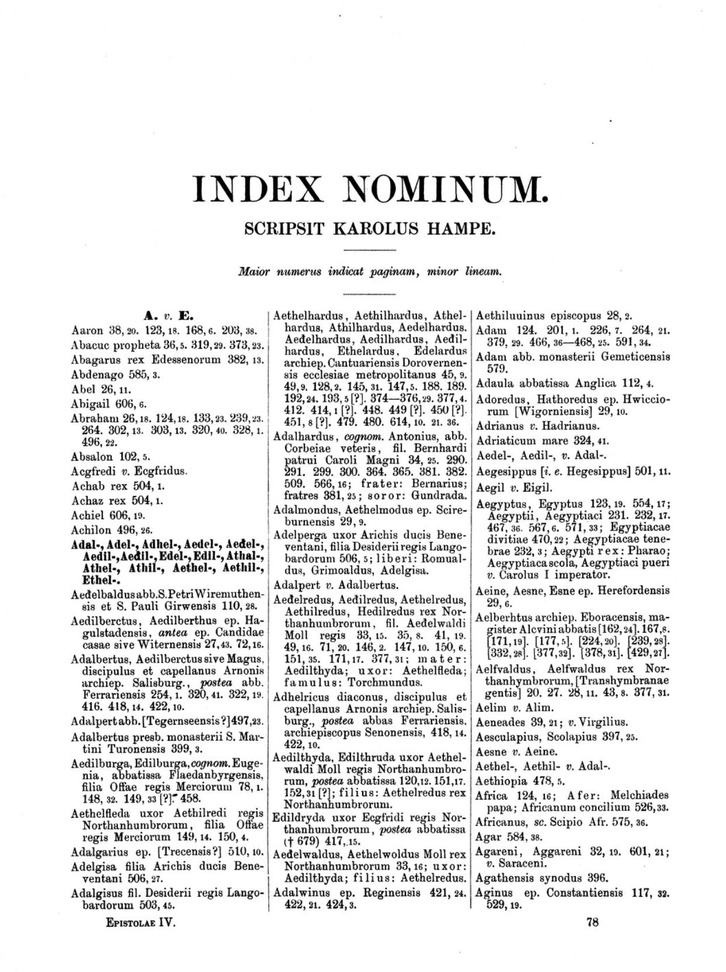
#> input picture data/index_image.JPG, 726 x 972 px, shrunk from 1243 x 1664 before the run
$ python -i model.py   (imports and definitions only)
#> lines starting #> are read from the running program, lines starting #| are printed output that depends on the picture; after the words box and inside, x2 and y2 are one past the last pixel; in counts of white or black regions, pixels touching at a corner belong together
import pytesseract
import cv2
from matplotlib import pyplot as plt
# import os

def RecognizeText(image_path):
#> called with image_path = '../data/index_image.JPG'
    image = cv2.imread(image_path)
#> image is the input picture: shape (972, 726, 3); min 0, max 255, mean 232.5
    base_image = image.copy()

    gray = cv2.cvtColor(image, cv2.COLOR_BGR2GRAY)

    blur = cv2.GaussianBlur(gray, (7,7), 0)
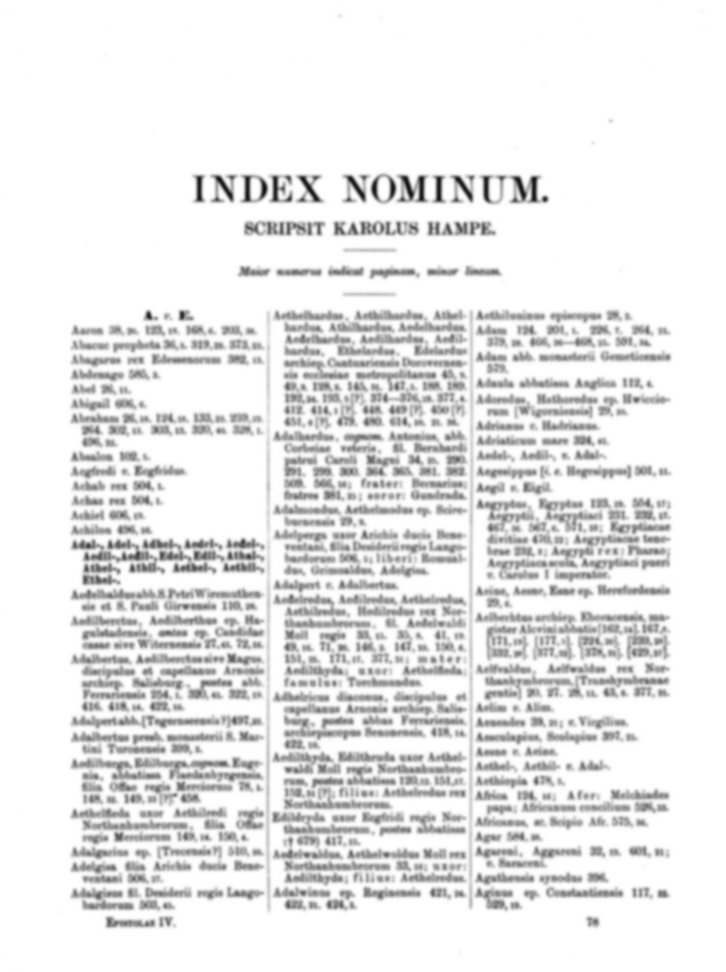
#> blur: shape (972, 726); min 16, max 255, mean 232.6

    thresh = cv2.threshold(blur, 0, 255, cv2.THRESH_BINARY_INV + cv2.THRESH_OTSU)[1]
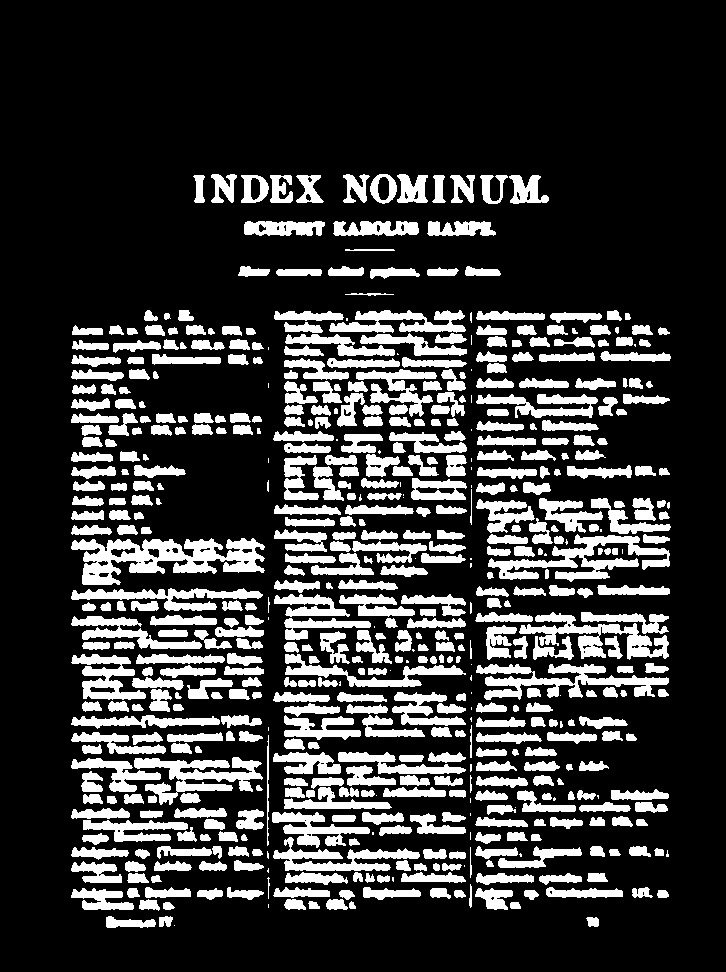
#> thresh: shape (972, 726); 21.5% white; 580 white regions (60 under 20 px), largest, box (x1, y1, x2, y2) and area: (71, 538, 265, 585) 4744, (488, 534, 670, 582) 3135, (476, 664, 669, 700) 2890

    kernel = cv2.getStructuringElement(cv2.MORPH_RECT, (3, 13))
    dilate = cv2.dilate(thresh, kernel, iterations=1)
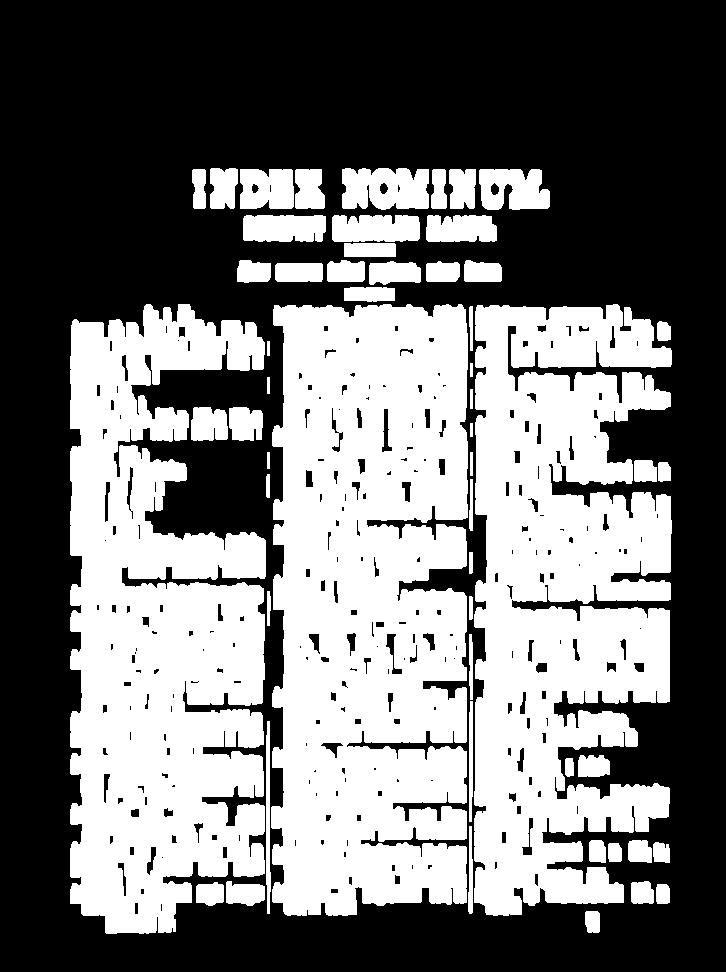
#> dilate: shape (972, 726); 45.1% white; 55 white regions

    cnts = cv2.findContours(dilate, cv2.RETR_EXTERNAL, cv2.CHAIN_APPROX_SIMPLE)
#> cnts = 55 contours; largest, box (x1, y1, x2, y2) and area: (271, 304, 468, 916) 106866, (474, 304, 672, 916) 89226, (70, 304, 266, 934) 89196, (342, 168, 429, 210) 3086, (479, 169, 550, 210) 2270
    cnts = cnts[0] if len(cnts) == 2 else cnts[1]
    cnts = sorted(cnts, key=lambda x: cv2.boundingRect(x)[0])

    results = []
    for c in cnts:
        x, y, w, h = cv2.boundingRect(c)
        if h > 200 and w > 20:
            roi = image[y:y+h, x:x+w]
            cv2.rectangle(image, (x, y), (x+w, y+h), (38, 255, 12), 2)
            ocr_res = pytesseract.image_to_string(roi)
            ocr_res = ocr_res.split("\n")
            for i in ocr_res:
                results.append(i)
#> this loop made 1 pass
#> (x, y, w, h) on pass 1: (70, 304, 196, 630)
#> pass 1, in RecognizeText, `roi = image[y:y+h, x:x+w]`:
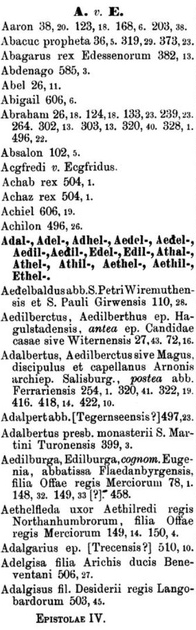
#> roi: shape (630, 196, 3); min 0, max 255, mean 217.1
#> after the loop:
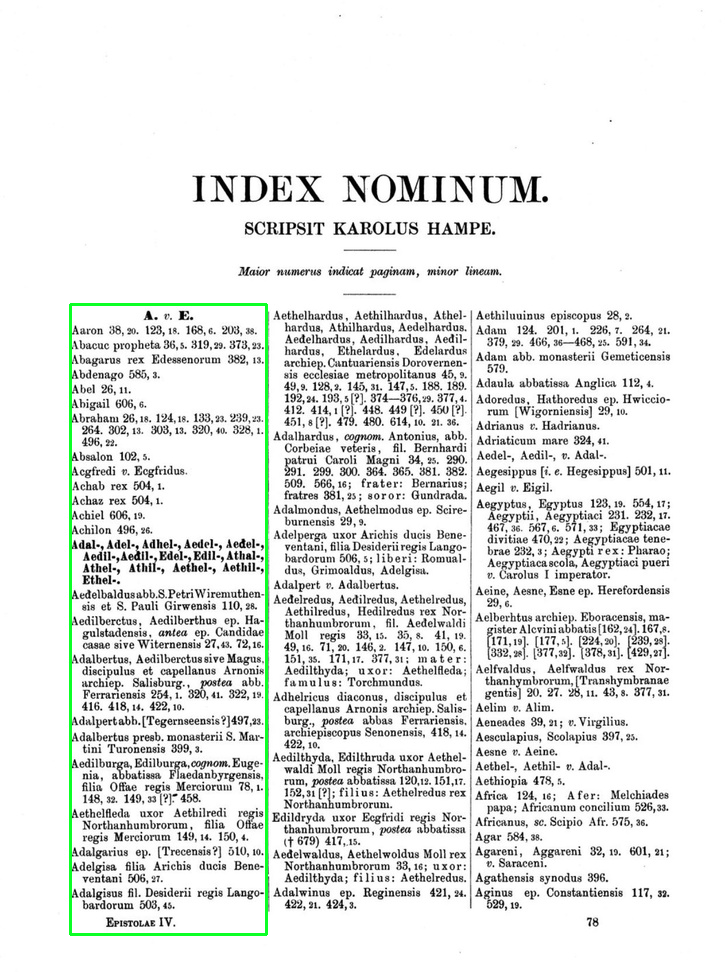
#> image: shape (972, 726, 3); 0.7% of pixels changed, all inside (x1, y1, x2, y2) = (69, 303, 268, 936)
#> after the loop:
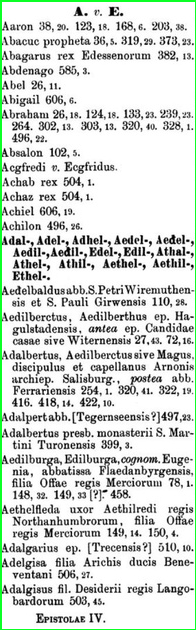
#> roi: shape (630, 196, 3); 2% of pixels changed, all inside (x1, y1, x2, y2) = (0, 0, 196, 630)
#> after the loop, results = []

    names = []
    for i in results:
        i = i.strip().replace("\n", "")
        i = i.split(" ")[0]
        if len(i) > 2:
            try:
                i = int(i[0])
            except ValueError:
                names.append(''.join(huruf for huruf in i if huruf.isalnum()))

    return sorted(names)

#> (the run stopped early here; a loop or call above may not have finished)

$ run again, on data/list-of-names.jpg
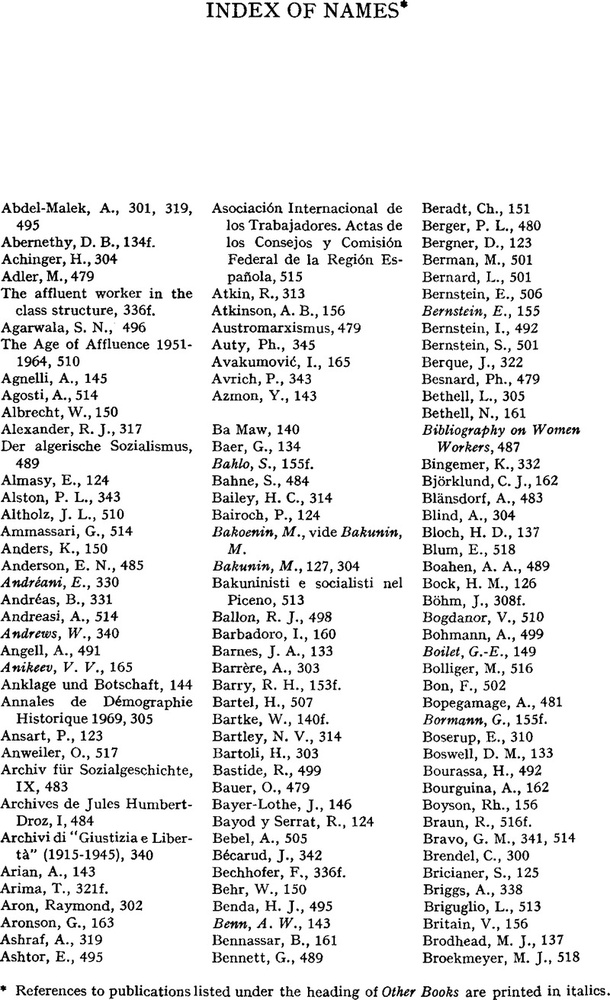
#> input picture data/list-of-names.jpg, 610 x 1000 px, shrunk from 800 x 1311 before the run
#> in RecognizeText, image is the input picture: shape (1000, 610, 3); min 0, max 255, mean 232.3
#> in RecognizeText, `thresh = cv2.threshold(blur, 0, 255, cv2.THRESH_BINARY_INV + cv2.THRES..`:
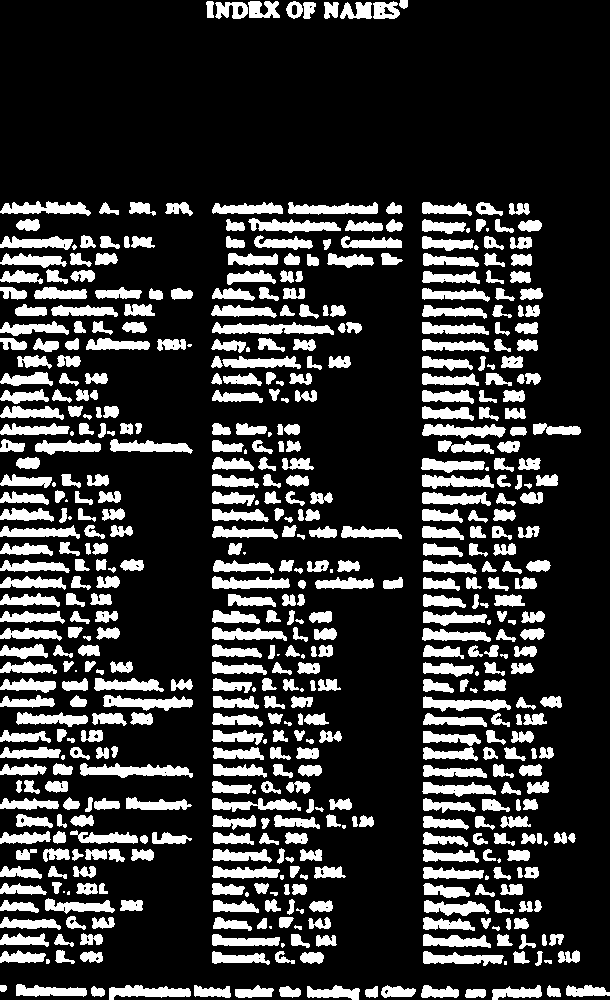
#> thresh: shape (1000, 610); 20.9% white; 561 white regions (38 under 20 px), largest, box (x1, y1, x2, y2) and area: (212, 322, 334, 335) 1007, (80, 763, 193, 778) 988, (103, 695, 193, 711) 821
#> dilate: shape (1000, 610); 47.5% white; 35 white regions
#> cnts = 35 contours; largest, box (x1, y1, x2, y2) and area: (0, 195, 194, 970) 93162, (420, 196, 581, 972) 89188, (211, 417, 375, 971) 61765, (210, 196, 404, 409) 27032, (323, 0, 409, 25) 1882
#> the loop in RecognizeText, `for c in cnts:` made 2 passes
#> (x, y, w, h) on passes 1 to 2: (0, 979, 8, 19), (0, 195, 194, 775)
#> after the loop in RecognizeText, `for c in cnts:`:
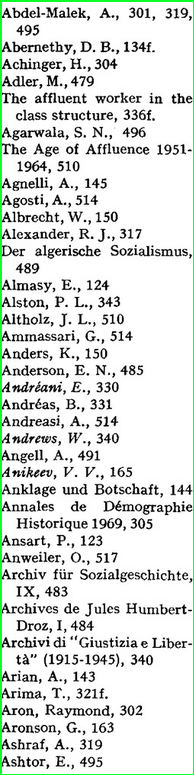
#> roi: shape (775, 194, 3); mean B, G, R 220.1, 224.3, 219.6
#> after the loop in RecognizeText, `for c in cnts:`: results = []

$ run again, on data/list-of-names2.jpg
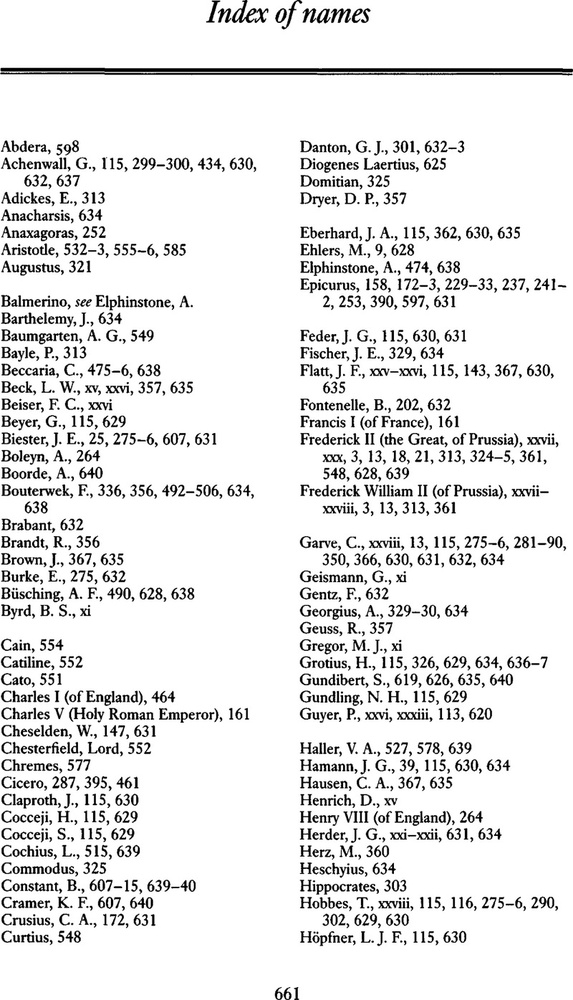
#> input picture data/list-of-names2.jpg, 573 x 1000 px, shrunk from 800 x 1395 before the run
#> in RecognizeText, image is the input picture: shape (1000, 573, 3); min 0, max 255, mean 232.1
#> in RecognizeText, `thresh = cv2.threshold(blur, 0, 255, cv2.THRESH_BINARY_INV + cv2.THRES..`:
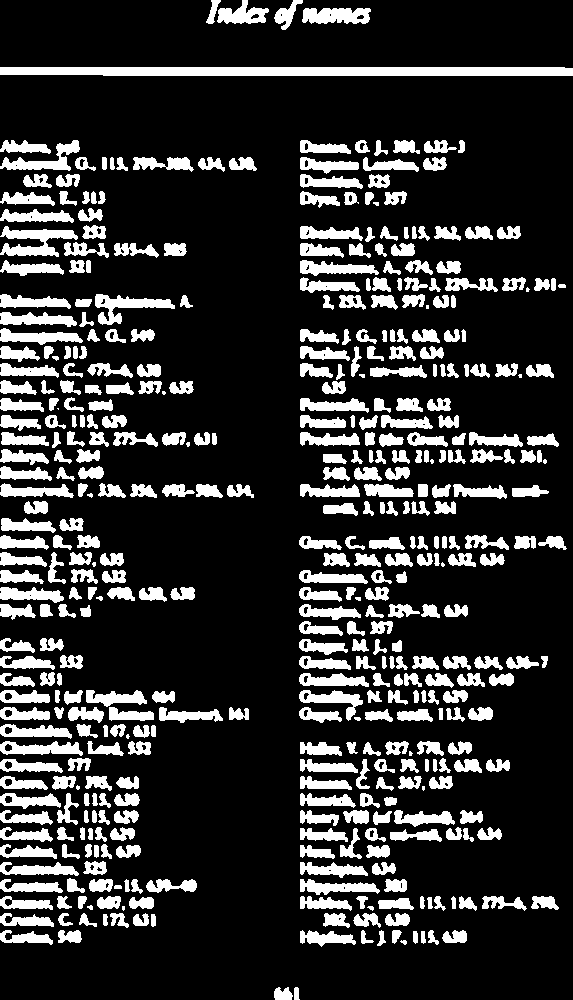
#> thresh: shape (1000, 573); 19.1% white; 463 white regions (18 under 20 px), largest, box (x1, y1, x2, y2) and area: (0, 67, 573, 76) 5046, (0, 226, 78, 257) 1185, (95, 294, 175, 325) 994
#> dilate: shape (1000, 573); 43.3% white; 56 white regions
#> cnts = 56 contours; largest, box (x1, y1, x2, y2) and area: (0, 632, 224, 951) 41724, (0, 288, 176, 626) 38122, (298, 530, 549, 729) 28688, (299, 735, 503, 953) 28096, (299, 323, 467, 522) 24656
#> the loop in RecognizeText, `for c in cnts:` made 1 pass
#> (x, y, w, h) on pass 1: (0, 632, 224, 319)
#> after the loop in RecognizeText, `for c in cnts:`:
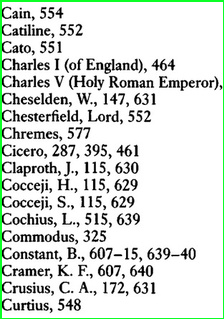
#> roi: shape (319, 224, 3); mean B, G, R 218.5, 223.4, 217.9
#> after the loop in RecognizeText, `for c in cnts:`: results = []

$ run again, on data/list-of-names3.jpg
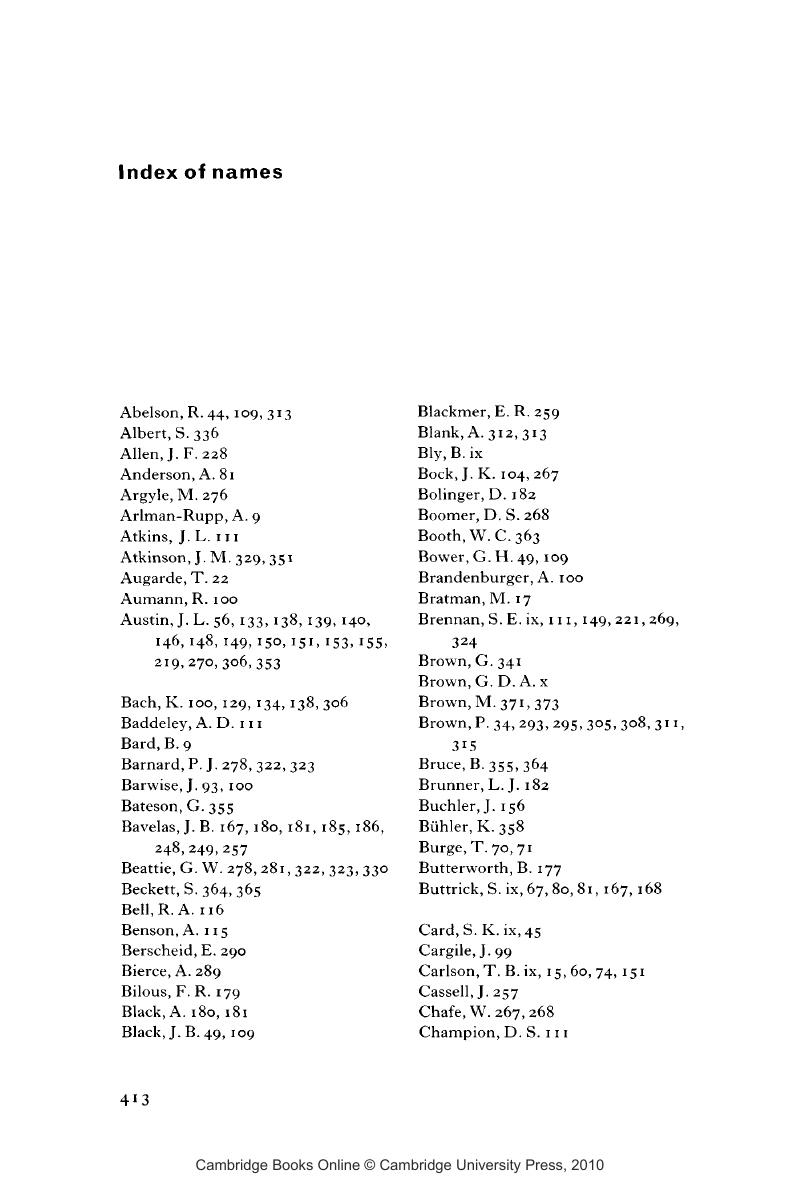
#> input picture data/list-of-names3.jpg, 801 x 1201 px
#> in RecognizeText, image is the input picture: shape (1201, 801, 3); min 0, max 255, mean 248.2
#> in RecognizeText, `thresh = cv2.threshold(blur, 0, 255, cv2.THRESH_BINARY_INV + cv2.THRES..`:
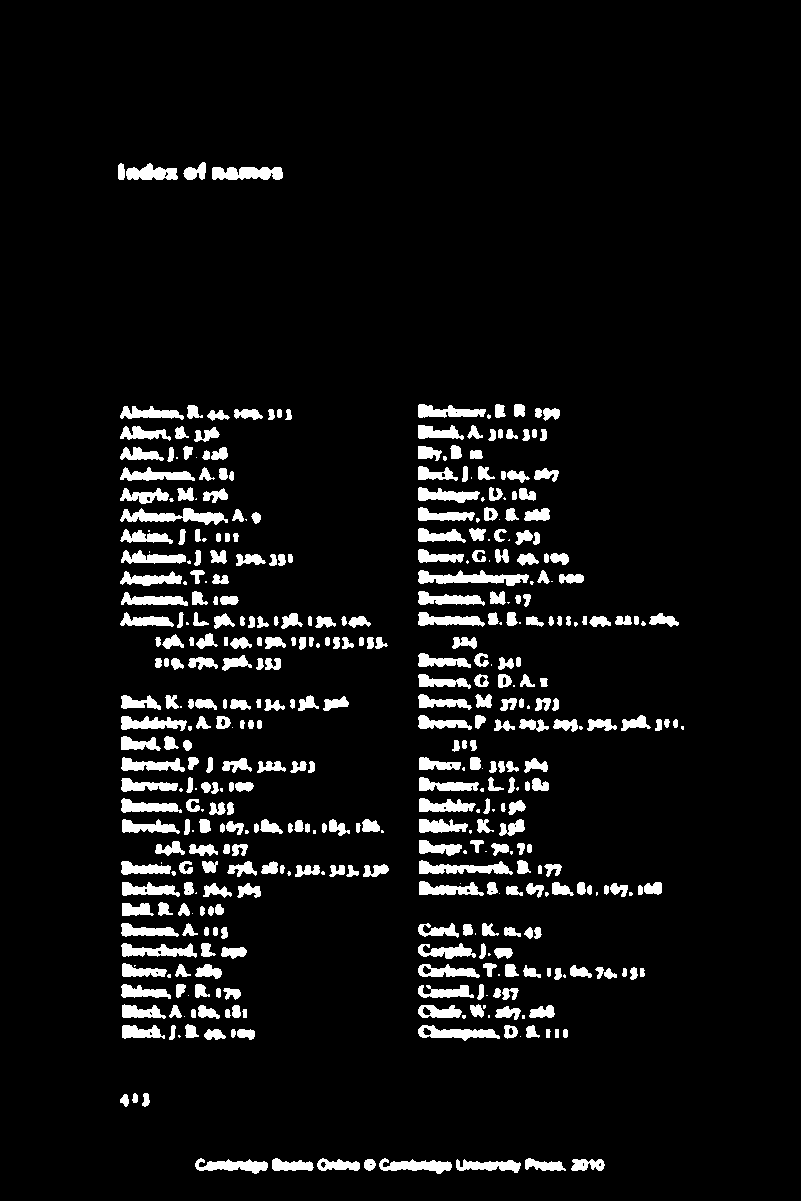
#> thresh: shape (1201, 801); 6.7% white; 446 white regions (83 under 20 px), largest, box (x1, y1, x2, y2) and area: (418, 570, 529, 586) 967, (120, 508, 228, 525) 924, (212, 167, 283, 180) 773
#> dilate: shape (1201, 801); 18% white; 70 white regions
#> cnts = 67 contours; largest, box (x1, y1, x2, y2) and area: (417, 398, 585, 904) 50706, (120, 689, 292, 1046) 37958, (119, 399, 389, 677) 33456, (417, 917, 560, 1047) 12754, (493, 651, 584, 738) 4356
#> the loop in RecognizeText, `for c in cnts:` made 3 passes
#> (x, y, w, h) on passes 1 to 3: (117, 157, 62, 29), (119, 1088, 11, 25), (119, 399, 270, 278)
#> after the loop in RecognizeText, `for c in cnts:`:
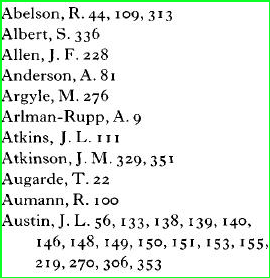
#> roi: shape (278, 270, 3); mean B, G, R 233, 237.7, 232.4
#> after the loop in RecognizeText, `for c in cnts:`: results = []
